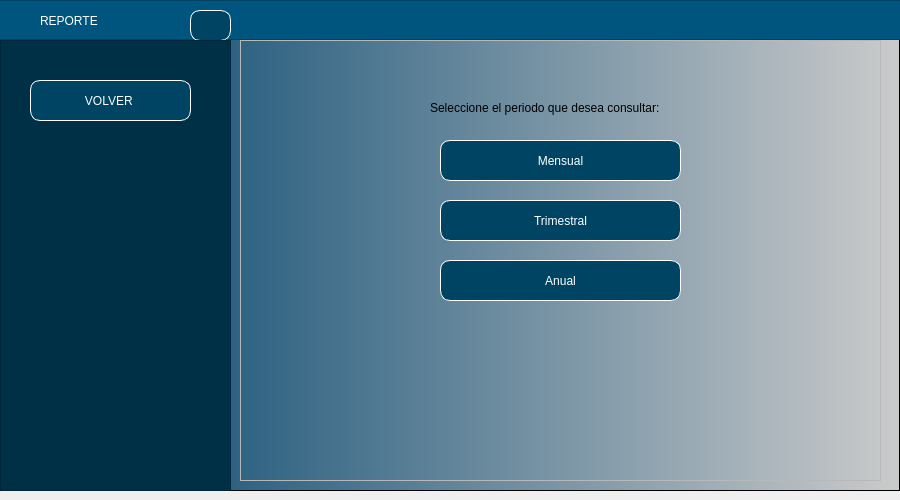
<?xml version="1.0" encoding="UTF-8"?>
<ui version="4.0">
 <class>MainWindow</class>
 <widget class="QMainWindow" name="MainWindow">
  <property name="geometry">
   <rect>
    <x>0</x>
    <y>0</y>
    <width>900</width>
    <height>500</height>
   </rect>
  </property>
  <property name="minimumSize">
   <size>
    <width>900</width>
    <height>500</height>
   </size>
  </property>
  <property name="maximumSize">
   <size>
    <width>900</width>
    <height>16777215</height>
   </size>
  </property>
  <property name="windowTitle">
   <string>MainWindow</string>
  </property>
  <widget class="QWidget" name="centralwidget">
   <layout class="QHBoxLayout" name="horizontalLayout" stretch="0">
    <property name="leftMargin">
     <number>0</number>
    </property>
    <property name="topMargin">
     <number>0</number>
    </property>
    <property name="rightMargin">
     <number>0</number>
    </property>
    <item>
     <widget class="QFrame" name="framefondo">
      <property name="styleSheet">
       <string notr="true">QWidget#framefondo{
background-color: qlineargradient(spread:pad, x1:0, y1:0, x2:1, y2:0, stop:0.039548 rgba(0, 67, 109, 255), stop:1 rgba(203, 203, 203, 255));}</string>
      </property>
      <property name="frameShape">
       <enum>QFrame::StyledPanel</enum>
      </property>
      <property name="frameShadow">
       <enum>QFrame::Raised</enum>
      </property>
      <widget class="QFrame" name="frame_superior">
       <property name="geometry">
        <rect>
         <x>-10</x>
         <y>0</y>
         <width>911</width>
         <height>40</height>
        </rect>
       </property>
       <property name="maximumSize">
        <size>
         <width>16777215</width>
         <height>40</height>
        </size>
       </property>
       <property name="styleSheet">
        <string notr="true">background-color: rgb(0, 85, 127);</string>
       </property>
       <property name="frameShape">
        <enum>QFrame::StyledPanel</enum>
       </property>
       <property name="frameShadow">
        <enum>QFrame::Raised</enum>
       </property>
       <widget class="QLabel" name="label">
        <property name="geometry">
         <rect>
          <x>50</x>
          <y>10</y>
          <width>181</width>
          <height>21</height>
         </rect>
        </property>
        <property name="styleSheet">
         <string notr="true">font: 16pt &quot;Arial&quot;;
color: white;</string>
        </property>
        <property name="text">
         <string>REPORTE</string>
        </property>
       </widget>
       <widget class="QPushButton" name="pushButton_5">
        <property name="geometry">
         <rect>
          <x>200</x>
          <y>10</y>
          <width>41</width>
          <height>31</height>
         </rect>
        </property>
        <property name="styleSheet">
         <string notr="true">QPushButton{
font: 87 9pt &quot;Arial&quot;;
background-color: rgb(0, 68, 100);
color:white;
border:1px solid white;
border-radius: 10px;
}


QPushButton:hover {
background-color:qlineargradient(spread:pad, x1:0, y1:0, x2:1, y2:0, stop:0.039548 rgba(0, 67, 109, 255), stop:1 rgba(203, 203, 203, 255))
}</string>
        </property>
        <property name="text">
         <string/>
        </property>
        <property name="icon">
         <iconset>
          <normaloff>./Imagenes/menu.png</normaloff>./Imagenes/menu.png</iconset>
        </property>
       </widget>
      </widget>
      <widget class="QFrame" name="frameBotones">
       <property name="geometry">
        <rect>
         <x>0</x>
         <y>40</y>
         <width>231</width>
         <height>451</height>
        </rect>
       </property>
       <property name="styleSheet">
        <string notr="true">QFrame{
background-color: rgb(0, 48, 70)
}


QPushButton{
font: 87 9pt &quot;Arial&quot;;
background-color: rgb(0, 68, 100);
color:white;
border:1px solid white;
border-radius: 10px;
}


QPushButton:hover {
background-color:qlineargradient(spread:pad, x1:0, y1:0, x2:1, y2:0, stop:0.039548 rgba(0, 67, 109, 255), stop:1 rgba(203, 203, 203, 255))
}</string>
       </property>
       <property name="frameShape">
        <enum>QFrame::StyledPanel</enum>
       </property>
       <property name="frameShadow">
        <enum>QFrame::Raised</enum>
       </property>
       <widget class="QPushButton" name="btnVOLVER">
        <property name="geometry">
         <rect>
          <x>30</x>
          <y>40</y>
          <width>161</width>
          <height>41</height>
         </rect>
        </property>
        <property name="layoutDirection">
         <enum>Qt::RightToLeft</enum>
        </property>
        <property name="styleSheet">
         <string notr="true"/>
        </property>
        <property name="text">
         <string>VOLVER </string>
        </property>
        <property name="icon">
         <iconset>
          <normaloff>./Imagenes/volver.png</normaloff>./Imagenes/volver.png</iconset>
        </property>
       </widget>
      </widget>
      <widget class="QFrame" name="framePaginas">
       <property name="geometry">
        <rect>
         <x>240</x>
         <y>40</y>
         <width>641</width>
         <height>441</height>
        </rect>
       </property>
       <property name="frameShape">
        <enum>QFrame::StyledPanel</enum>
       </property>
       <property name="frameShadow">
        <enum>QFrame::Raised</enum>
       </property>
       <widget class="QStackedWidget" name="stackedWidget">
        <property name="geometry">
         <rect>
          <x>0</x>
          <y>0</y>
          <width>681</width>
          <height>451</height>
         </rect>
        </property>
        <property name="currentIndex">
         <number>0</number>
        </property>
        <widget class="QWidget" name="pageVisulizar">
         <widget class="QPushButton" name="btnMensual">
          <property name="geometry">
           <rect>
            <x>200</x>
            <y>100</y>
            <width>241</width>
            <height>41</height>
           </rect>
          </property>
          <property name="styleSheet">
           <string notr="true">QPushButton{
font: 87 9pt &quot;Arial&quot;;
background-color: rgb(0, 68, 100);
color:white;
border:1px solid white;
border-radius: 10px;
}


QPushButton:hover {
background-color:rgb(0, 101, 148);
}</string>
          </property>
          <property name="text">
           <string>Mensual</string>
          </property>
         </widget>
         <widget class="QLabel" name="label_2">
          <property name="geometry">
           <rect>
            <x>190</x>
            <y>60</y>
            <width>381</width>
            <height>16</height>
           </rect>
          </property>
          <property name="styleSheet">
           <string notr="true">font: 10pt &quot;Arial&quot;;</string>
          </property>
          <property name="text">
           <string>Seleccione el periodo que desea consultar:</string>
          </property>
         </widget>
         <widget class="QPushButton" name="btnTrimestral">
          <property name="geometry">
           <rect>
            <x>200</x>
            <y>160</y>
            <width>241</width>
            <height>41</height>
           </rect>
          </property>
          <property name="styleSheet">
           <string notr="true">QPushButton{
font: 87 9pt &quot;Arial&quot;;
background-color: rgb(0, 68, 100);
color:white;
border:1px solid white;
border-radius: 10px;
}


QPushButton:hover {
background-color:rgb(0, 101, 148);
}</string>
          </property>
          <property name="text">
           <string>Trimestral</string>
          </property>
         </widget>
         <widget class="QPushButton" name="btnAnual">
          <property name="geometry">
           <rect>
            <x>200</x>
            <y>220</y>
            <width>241</width>
            <height>41</height>
           </rect>
          </property>
          <property name="styleSheet">
           <string notr="true">QPushButton{
font: 87 9pt &quot;Arial&quot;;
background-color: rgb(0, 68, 100);
color:white;
border:1px solid white;
border-radius: 10px;
}


QPushButton:hover {
background-color:rgb(0, 101, 148);
}</string>
          </property>
          <property name="text">
           <string>Anual</string>
          </property>
         </widget>
        </widget>
       </widget>
      </widget>
     </widget>
    </item>
   </layout>
  </widget>
 </widget>
 <resources/>
 <connections/>
</ui>
